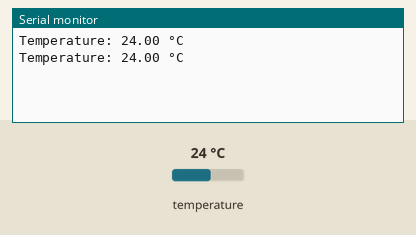
A sketch run on a simulated Arduino Uno, built with avr-gcc and run on an emulated ATmega328P. Parts: the last lines printed to the serial monitor. The inputs (shaded band) are chosen by the test bench; at power-on: temperature 24 °C.

Above: at 4.3 s.
4.4 s: temperature set to 12 °C
At 7.3 s:
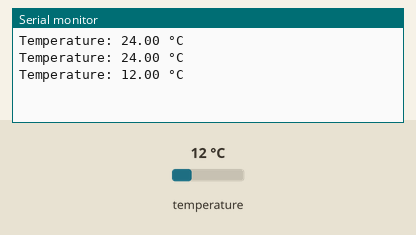
8.1 s: temperature set to 19 °C
At 10.4 s:
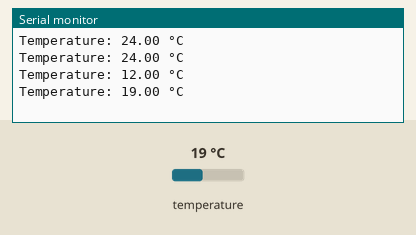
Timing chart, 0 to 11.9 s (numbered marks = the images above; inputs shaded):
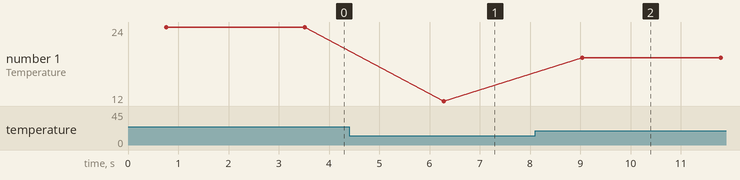

The sketch:

lilypad.ino
```cpp
#include <OneWire.h>

// Data pin may be different depending on where it is connected to, change the value if required
#define ONE_WIRE_BUS 1

OneWire oneWire(ONE_WIRE_BUS);

void setup() {
  Serial.begin(9600);
}

void loop() {
  float temperatureCelsius;
  byte data[9];

  // Writing down temperature from lilypad sensor
  oneWire.reset();
  oneWire.write(0xCC);
  oneWire.write(0x44);

  // 750ms for 12-bit resolution
  delay(750);

  // Writing down temperature from lilypad sensor
  oneWire.reset();
  oneWire.write(0xCC);
  oneWire.write(0xBE);

  // Read the data from the sensor
  for (int i = 0; i < 9; i++) {
    data[i] = oneWire.read();
  }

  // Calculate temperature in Celsius
  int16_t rawTemperature = (data[1] << 8) | data[0];
  temperatureCelsius = (float)rawTemperature / 16.0;

  // Print the temperature to the serial monitor
  Serial.print("Temperature: ");
  Serial.print(temperatureCelsius);
  Serial.println(" °C");

  delay(2000); // Adjust the delay time as needed
}
```

Measured:
- after the input at 4.4 s, the serial monitor: prints a new line after 1.9 s (image 1)
- after the input at 8.1 s, the serial monitor: prints a new line after 0.94 s (image 2)
- plotted number 1: 24 → 12 after the input at 4.4 s, 12 → 19 after the input at 8.1 s
